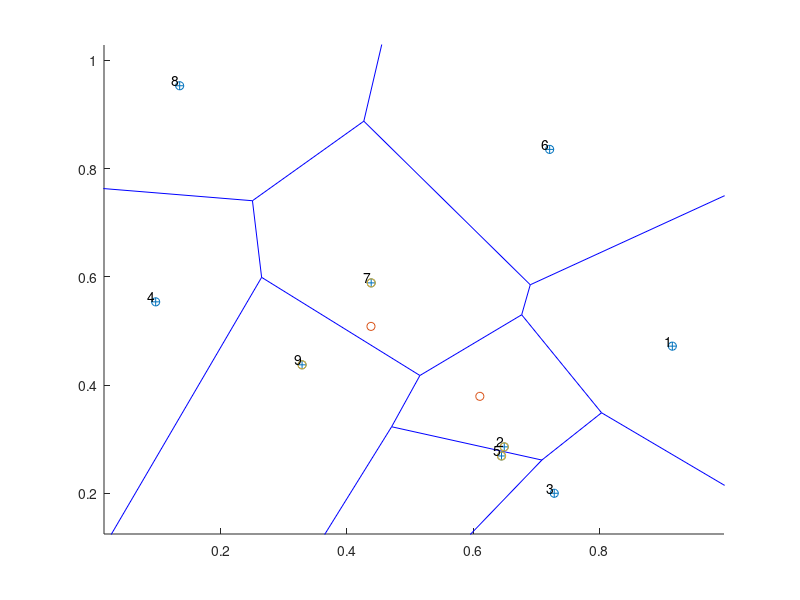

The MATLAB source for this figure:
% This code generates a Voronoi-Poisson tessellation
% A (homogeneous) Poisson point process (PPP) is created on a rectangle.
% Then the Voronoi tesselation is found using the MATLAB function[1], which
% is based on the Qhull project[2] .
% All points (or cells) of the PPP are numbered arbitrarily.
% In each *bounded* Voronoi cell a new point is uniformly placed.
%
% The placement step is done by first dividing each (bounded) Voronoi cell
% (ie an irregular polygon) with, say, m sides into m scalene triangles.
% The i th triangle is then randomly chosen based on the ratio of areas.
% A point is then uniformly placed on the i th triangle (via eq. 1 in [3]).
% The placement step is repeated for all bounded Voronoi cells.
%
% A Voronoi diagram is displayed over the PPP. Points of the underlying PPP
% are marked green and blue if they are located respectively in bounded and
% unbounded Voronoi cells. The uniformly placed points in the bounded
% cells are marked red.
%
% If there are no bounded Voronoi cells, no diagram is created.
%
% Author: H.Paul Keeler, 2019
%
% [1] http://www.mathworks.com.au/help/matlab/ref/voronoin.html
% [2] http://www.qhull.org/
% [2] Osada, R., Funkhouser, T., Chazelle, B. and Dobkin. D.,
% "Shape distributions", ACM Transactions on Graphics, vol 21, issue 4,
% 2002

clearvars; close all; clc;

%Simulation window parameters
xMin=0;
xMax=1;
yMin=0;
yMax=1;
%rectangle dimensions
xDelta=xMax-xMin; %width 
yDelta=yMax-yMin; %height
areaTotal=xDelta*yDelta; %area of simulation window

%Point process parameters
lambda=10; %intensity (ie mean density) of the Poisson process

%Simulate Poisson point process
numbPoints=poissrnd(areaTotal*lambda);%Poisson number of points
xx=xDelta*(rand(numbPoints,1))+xMin;%x coordinates of Poisson points
yy=xDelta*(rand(numbPoints,1))+yMin;%y coordinates of Poisson points

xxyy=[xx(:) yy(:)]; %combine x and y coordinates
%Perform Voronoi tesseslation using built-in function
[vertexAll,cellAll]=voronoin(xxyy);
%vertexAll is x/y coordinates of all vertices
numbCells=numbPoints; %number of Voronoi cells (including unbounded)

%initiate arrays
booleBounded=zeros(numbCells,1);
uu=zeros(numbCells,1);
vv=zeros(numbCells,1);

%Loop through for all Voronoi cells
for ii=1:numbCells
    %check for unbounded cells (index 1 corresponds to a point at infinity)
    booleBounded(ii)=~(any((cellAll{ii})==1));
    
    %checks if the Voronoi cell is bounded. if bounded, calculates its area
    %and assigns a single point uniformly in the Voronoi cell.
    
    %%%START-- Randomly place a point in a bounded Voronoi cell --START%%%
    if booleBounded(ii)
        xx0=xx(ii);yy0=yy(ii); %the (Poisson) point of the Voronoi cell
        %x/y values for current cell
        xxCell=vertexAll(cellAll{ii},1);
        yyCell=vertexAll(cellAll{ii},2);
        
        %%% START -- Caclulate areas of triangles -- START%%%
        %calculate area of triangles of bounded cell (ie irregular polygon)
        numbTri=length(xxCell); %number of triangles
        %create some indices for calculating triangle areas
        indexVertex=1:(numbTri+1); %number vertices
        indexVertex(end)=1; %repeat first index (ie returns to the start)
        indexVertex1=indexVertex(1:numbTri); %first vertex index
        indexVertex2=indexVertex(2:numbTri+1);  %second vertex index
        %calculate areas of triangles using shoelace formula
        areaTri=abs((xxCell(indexVertex1)-xx0).*(yyCell(indexVertex2)-yy0)...
            -(xxCell(indexVertex2)-xx0).*(yyCell(indexVertex1)-yy0))/2;
        areaPoly=sum(areaTri); %total area of cell/polygon
        %%%END-- Caclulate areas of triangles -- END%%%
        
        %%%START -- Randomly placing point -- START%%%
        %%% place a point uniformaly in the (bounded) polygon
        %randomly choose the triangle (from the set that forms the polygon)
        cdfTri=cumsum(areaTri)/areaPoly; %create triangle CDF
        indexTri=find(rand(1,1)<=cdfTri,1); %use CDF to choose #
        
        indexVertex1=indexVertex(indexTri); %first vertex index
        indexVertex2=indexVertex(indexTri+1); %second vertex index
        %for all triangles
        xxTri=[xx0, xxCell(indexVertex1),xxCell(indexVertex2)];
        yyTri=[yy0, yyCell(indexVertex1),yyCell(indexVertex2)];
        
        %create two sets of uniform random variables on unit interval
        uniRand1=rand(1,1); uniRand2=rand(1,1);
        
        %point is uniformly placed in the triangle via equation (1)in [2]
        %x coordinate (via eq. 1 in [3])
        uu(ii)=(1-sqrt(uniRand1))*xxTri(1)...
            +sqrt(uniRand1)*(1-uniRand2)*xxTri(2)...
            +sqrt(uniRand1)*uniRand2*xxTri(3);
        %y coordinate (via eq. 1 in [3])
        vv(ii)=(1-sqrt(uniRand1))*yyTri(1)...
            +sqrt(uniRand1)*(1-uniRand2)*yyTri(2)...
            +sqrt(uniRand1)*uniRand2*yyTri(3);
        %%%END -- Randomly placing point -- END%%%
        
    end
    %%% END -- Randomly place a point in a Voronoi cell -- END%%%
end

indexBounded=find(booleBounded==1); %find bounded cells
%remove unbounded cells
uu=uu(indexBounded); 
vv=vv(indexBounded); 
numbBounded=length(indexBounded); %number of bounded cells
percentBound=numbBounded/numbCells; %percent of bounded Voronoi cells

%%%START -- Plotting section -- START%%%
if (numbBounded>0)
    figure; hold on;
    %create voronoi diagram on the point pattern
    voronoi(xx,yy);
    %plot the underlying point pattern
    scatter(xx,yy,'bo');
    %put a red o uniformly in each bounded Voronoi cell
    scatter(uu,vv,'ro');
    % put a green * on the base station of each Voronoi bounded cell
    scatter(xx(indexBounded),yy(indexBounded),'g*');
    
    %number the points/cells
    labels=cellstr(num2str((1:numbPoints)'));%labels correspond to their order
    text(xx, yy, labels, 'VerticalAlignment','bottom', ...
        'HorizontalAlignment','right');    
end
%%%END -- Plotting section -- END%%%
